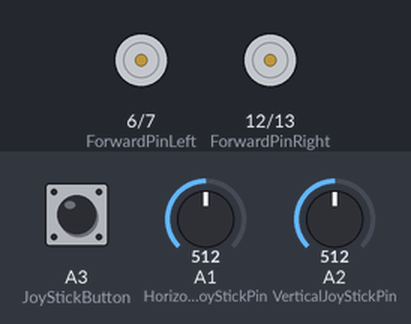
Simulated run of this sketch. Board: Arduino Uno, built with avr-gcc and run on an emulated ATmega328P. On the bench: motor-driver pin pairs drawn as motors (green arrow = first pin HIGH = forward, orange = second pin HIGH = backward, longer = more drive). The inputs (shaded band) are chosen by the test bench; at power-on: A2 (VerticalJoyStickPin) = 512, A1 (HorizontalJoyStickPin) = 512, A3 (JoyStickButton) HIGH.

Above: at 1.2 s.
1.3 s: A2 (VerticalJoyStickPin) set to 0
At 2.6 s:
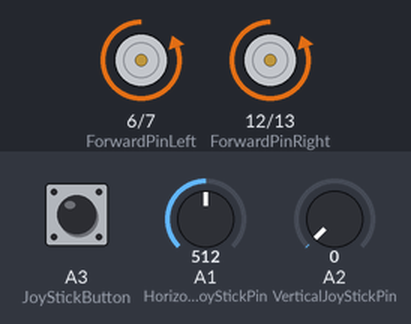
Timing chart, 0 to 4.3 s (numbered marks = the images above; inputs shaded):
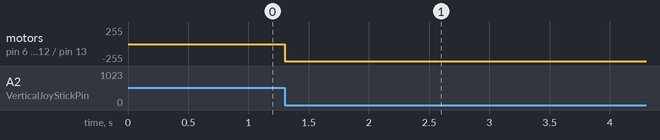

Measured:
- after the input at 1.3 s, motor on pin 6 (ForwardPinLeft) / pin 7 (BackwardPinLeft), motor on pin 12 (ForwardPinRight) / pin 13 (BackwardPinRight): stopped → backward 255/255 at once

The sketch:

Rover_Raik.ino
```cpp
const byte HorizontalJoyStickPin = A1;// Убрать после подключения к esp
const byte VerticalJoyStickPin = A2;
const byte JoyStickButton = A3;

const byte ForwardPinLeft = 6;
const byte BackwardPinLeft = 7;
const byte ForwardPinRight = 12;
const byte BackwardPinRight = 13;
//const byte Esp8266Data; Для приёма данных с esp

byte HorizontalSpeed;
byte VerticalSpeed;
long time_since_turn;
byte MovementCase;
float CompareTurn;//Для сравнения прошлого и текущего угла
bool SideOfTurn; // Сторона поворота, если true Вперед
bool DebugMod = false;
float DegreeOfTurn;

const byte Radius_between_wheels = 100;
const byte Radius_of_wheel = 25;

void setup() {
  pinMode(ForwardPinLeft, OUTPUT);
  pinMode(BackwardPinLeft, OUTPUT);
  pinMode(ForwardPinRight, OUTPUT);
  pinMode(BackwardPinRight, OUTPUT);
  pinMode(JoyStickButton, INPUT);
}

void loop() {
  if (DebugMod == false) {
    static int ButtonCount = 0;
    if (digitalRead(JoyStickButton) == LOW) {
      ButtonCount++;
      delay(300);
    }
    if (ButtonCount == 3) {  //Если кнопка нажата 3 раза включает режим дебага (Запоминания маршрута)
      DebugMod = true;
    } else if (ButtonCount == 6) {
      ButtonCount = 0;
      DebugMod = false;
    }

    int HorizontalJoyStick = analogRead(HorizontalJoyStickPin);
    int VerticalJoyStick = analogRead(VerticalJoyStickPin);
    if (HorizontalJoyStick > 450 and HorizontalJoyStick < 550) {
      HorizontalSpeed = 0;
    }
    if (HorizontalJoyStick >= 550) {
      HorizontalSpeed = map(HorizontalJoyStick, 550, 1023, 0, 255);
    }
    if (HorizontalJoyStick <= 450) {
      HorizontalSpeed = map(HorizontalJoyStick, 450, 0, 0, 255);
    }
    if (VerticalJoyStick > 450 and VerticalJoyStick < 550) {
      VerticalSpeed = 0;
    }
    if (VerticalJoyStick >= 550) {
      VerticalSpeed = map(VerticalJoyStick, 550, 1023, 0, 255);
    }
    if (VerticalJoyStick <= 450) {
      VerticalSpeed = map(VerticalJoyStick, 450, 0, 0, 255);
    }

    if (VerticalJoyStick > 512 and HorizontalJoyStick > 512) {
      DegreeOfTurn = degrees(atan2(HorizontalJoyStick - 512, VerticalJoyStick - 512));
      DegreeOfTurn = abs(DegreeOfTurn);
      MovementCase = 0;
    } else if (VerticalJoyStick < 512 and HorizontalJoyStick > 512) {
      DegreeOfTurn = degrees(atan2(HorizontalJoyStick - 512, VerticalJoyStick - 512));
      DegreeOfTurn = abs(DegreeOfTurn);
      DegreeOfTurn -= 90;
      MovementCase = 1;
    } else if (VerticalJoyStick > 512 and HorizontalJoyStick < 512) {
      DegreeOfTurn = degrees(atan2(HorizontalJoyStick - 512, VerticalJoyStick - 512));
      DegreeOfTurn = abs(DegreeOfTurn);
      MovementCase = 2;
    } else {
      DegreeOfTurn = degrees(atan2(HorizontalJoyStick - 512, VerticalJoyStick - 512));
      DegreeOfTurn = abs(DegreeOfTurn);
      DegreeOfTurn -= 90;
      MovementCase = 3;
    }

    if (DegreeOfTurn < CompareTurn and CompareTurn != DegreeOfTurn) {
      SideOfTurn = false;
    } else {
      SideOfTurn = true;
    }

    CompareTurn = DegreeOfTurn - CompareTurn;
    CompareTurn = abs(CompareTurn);
    float TimeFor1DegreeTurn = (Radius_between_wheels / (Radius_of_wheel * (VerticalSpeed / 255) * 3)) * DEG_TO_RAD;
    float time_for_turn = TimeFor1DegreeTurn * CompareTurn;
    switch (MovementCase) {
      case 0:
        time_since_turn = millis();
        if (time_since_turn < time_for_turn and SideOfTurn == true) {
          analogWrite(ForwardPinLeft, VerticalSpeed);
          analogWrite(ForwardPinRight, VerticalSpeed);
        } else if (time_since_turn < time_for_turn and SideOfTurn == false) {
          analogWrite(BackwardPinLeft, VerticalSpeed);
          analogWrite(ForwardPinRight, VerticalSpeed);
        }
        break;
      case 1:
        time_since_turn = millis();
        if (time_since_turn < time_for_turn and SideOfTurn == true) {
          analogWrite(ForwardPinLeft, VerticalSpeed);
          analogWrite(BackwardPinRight, VerticalSpeed);
        } else if (time_since_turn < time_for_turn and SideOfTurn == false) {
          analogWrite(BackwardPinLeft, VerticalSpeed);
          analogWrite(BackwardPinRight, VerticalSpeed);
        }
        break;
      case 2:
        time_since_turn = millis();
        if (time_since_turn < time_for_turn and SideOfTurn == true) {
          analogWrite(ForwardPinLeft, VerticalSpeed);
          analogWrite(ForwardPinRight, VerticalSpeed);
        } else if (time_since_turn < time_for_turn and SideOfTurn == false) {
          analogWrite(BackwardPinLeft, VerticalSpeed);
          analogWrite(ForwardPinRight, VerticalSpeed);
        }
        break;
      case 3:
        time_since_turn = millis();
        if (time_since_turn < time_for_turn and SideOfTurn == true) {
          analogWrite(BackwardPinLeft, VerticalSpeed);
          analogWrite(ForwardPinRight, VerticalSpeed);
        } else if (time_since_turn < time_for_turn and SideOfTurn == false) {
          analogWrite(BackwardPinLeft, VerticalSpeed);
          analogWrite(BackwardPinRight, VerticalSpeed);
        }
        break;
    }
    /*
      byte* ForwardPinLeftArray;
      ForwardPinLeftArray = &(VerticalSpeed);
      byte* BackwardPinLeftArray;
      BackwardPinLeftArray = &(VerticalSpeed);
      byte* ForwardPinRightArray;
      ForwardPinRightArray = &(VerticalSpeed);
      byte* BackwardPinRightArray;
      BackwardPinRightArray = &(VerticalSpeed);
    */
  } /*else{
    analogWrite(ForwardPinLeft, ForwardPinLeftArray)
    analogWrite(BackwardPinLeft, BackwardPinLeftArray)
    analogWrite(ForwardPinRight, ForwardPinRightArray)
    analogWrite(BackwardPinRight, BackwardPinRightArray)
  }*/
}
```
